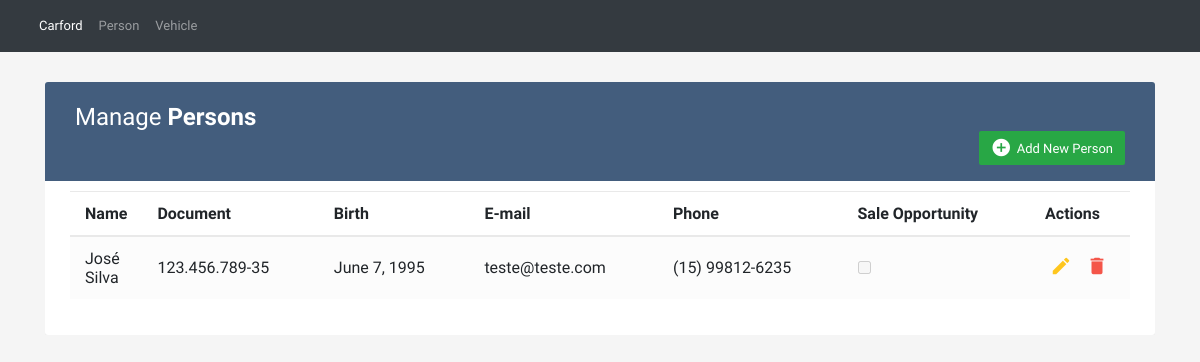
Before: / with the older database file.
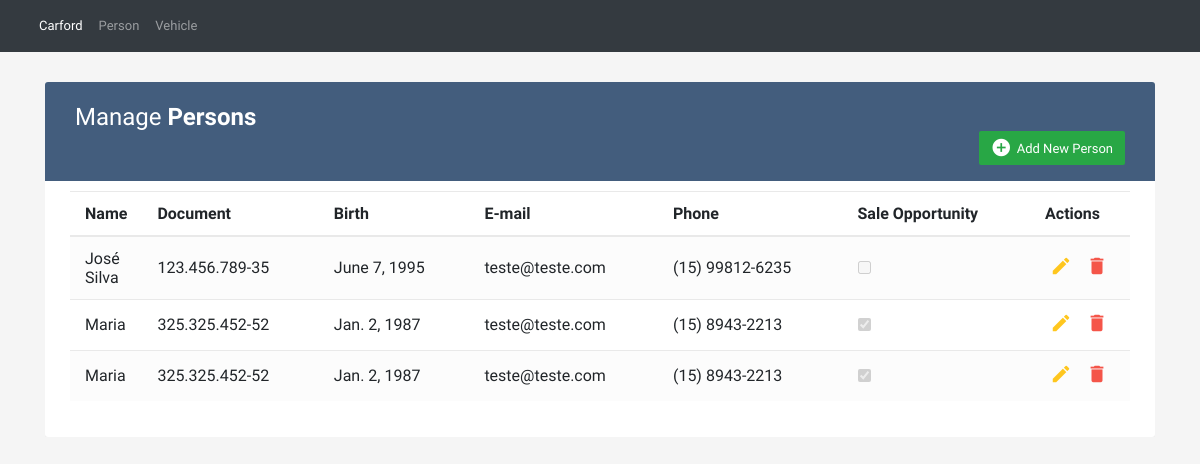
After: the same page with the newer database file.
### app/models.py (models this page shows, shortened)
class Person(models.Model):
    name = models.CharField(max_length=200, blank=True, null=True)
    birth = models.DateField(blank=True, null=True)
    document = models.CharField(max_length=15, blank=True, null=True)
    email = models.EmailField(max_length=50, blank=True, null=True)
    phone = models.CharField(max_length=15, blank=True, null=True)
    sale_opportunity = models.BooleanField(default = True)

### app/views.py (the view)
# urls.py: path('', views.person, name='person'),
def person(request, template_name="person.html"):
    p = Person.objects.all()
    context = {
        'persons': p
    }
    return render(request, template_name, context)

### templates/person.html (shortened to what this page needs)
{% extends "base.html" %}
{% block content %}
    <div class="container-xl">
        <div class="table-responsive">
            <div class="table-wrapper">
                <div class="table-title">
                    <div class="row">
                        <div class="col-sm-12">
                            <h2>Manage <b>Persons</b></h2>
                        </div>
                        <div class="col-sm-12">
                            <a href="{% url 'create_person' %}" class="btn btn-success"><i
                                    class="material-icons">&#xE147;</i> <span>Add New Person</span></a>
                        </div>
                    </div>
                </div>
                <table class="table table-striped table-hover">
                    <thead>
                        <tr>
                            <th>Name</th>
                            <th>Document</th>
                            <th>Birth</th>
                            <th>E-mail</th>
                            <th>Phone</th>
                            <th>Sale Opportunity</th>
                            <th>Actions</th>
                        </tr>
                    </thead>
                    <tbody>
                        {% for person in persons %}
                        <tr>
                            <td>{{ person.name }}</td>
                            <td>{{ person.document }}</td>
                            <td>{{ person.birth }}</td>
                            <td>{{ person.email }}</td>
                            <td>{{ person.phone }}</td>
                            <td>
                                {% if person.sale_opportunity %}
                                    <input type="checkbox" checked disabled>
                                {% else %}
                                    <input type="checkbox" disabled>
                                {% endif %}
                            </td>
                            <td>
                                <a href="{% url 'update_person' id=person.pk %}" class="edit"><i class="material-icons"
                                         title="Edit">&#xE254;</i></a>
                                <a
                                href="{% url 'delete_person'  id=person.pk %}"
                                class="delete"
                                data-toggle="modal"
                                data-target="#delete-item-modal"
                                onclick="delete_user(this)"
                                >
                                <i
                                class="material-icons"  title="Delete">&#xE872;</i>
                                </a>
                            </td>
                        </tr>
                        {% endfor %}
                    </tbody>
                </table>
            </div>
        </div>
    </div>
{% endblock %}

Changed rows visible on the page:
added Person: name "Maria", document "325.325.452-52", birth "Jan. 2, 1987", email "teste@teste.com", phone "(15) 8943-2213"
added Person: name "Maria", document "325.325.452-52", birth "Jan. 2, 1987", email "teste@teste.com", phone "(15) 8943-2213"
